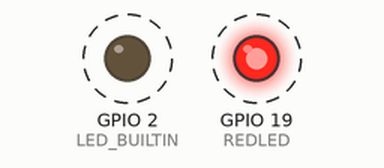
Bench run of a sketch on a simulated ESP32. Shown: output pins drawn as LEDs (lit = HIGH). Dashed ring = blinking. What the sketch prints to the serial monitor is not drawn.

Above: at 0.02 s.
Timing chart, 0 to 4.6 s (numbered marks = the images above):
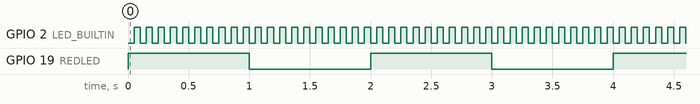

Measured:
- by itself, GPIO 2 (LED_BUILTIN): alternates HIGH for 0.05 s and LOW for 0.05 s
- by itself, GPIO 19 (REDLED): alternates HIGH for 1.0 s and LOW for 1.0 s

The sketch:

exercise1.ino
```cpp
// exercise1.ino
// modify lab1_2.ino such that
// red LED blinks "independent of" on-board LED
//IoT workshop by dew.ninja
// July 2019
// For LOLIN32 board
// test timer interrupt

// timer assignment
const byte Timer0=0;
const int REDLED = 19;

float T = 0.05;   // in second
long T_us;      // period in microsecond
int divider=80;
unsigned long ms_new, ms_old, tperiod;  // varialbes used to captuer period
hw_timer_t * timer = NULL;

void setup() {

  pinMode(LED_BUILTIN, OUTPUT);
  pinMode(REDLED, OUTPUT);
  Serial.begin(115200);
  timer_init();

}

void loop() {
  digitalWrite(REDLED,!digitalRead(REDLED));
  Serial.print("Timer period = ");
  Serial.print(tperiod);
  Serial.println(" milliseconds");
  delay(1000);    // print every 1 sec
}

void IRAM_ATTR onTimer() {

  digitalWrite(LED_BUILTIN,!digitalRead(LED_BUILTIN)); // toggle square wave output
  ms_old = ms_new;
  ms_new = millis();
  tperiod = ms_new - ms_old;

}

void timer_init(void)   {
  T_us = long(T*1000000);
  timer = timerBegin(Timer0, divider, true);
  timerAttachInterrupt(timer, &onTimer, true);
  timerAlarmWrite(timer, T_us, true);
  timerAlarmEnable(timer);
}
```
